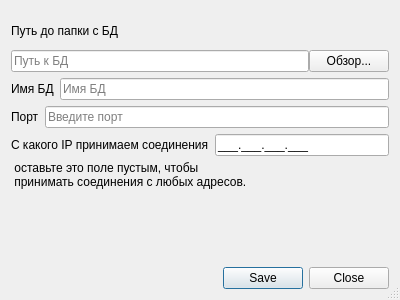
<?xml version="1.0" encoding="UTF-8"?>
<ui version="4.0">
 <class>Dialog</class>
 <widget class="QDialog" name="Dialog">
  <property name="geometry">
   <rect>
    <x>0</x>
    <y>0</y>
    <width>400</width>
    <height>300</height>
   </rect>
  </property>
  <property name="sizePolicy">
   <sizepolicy hsizetype="Fixed" vsizetype="Fixed">
    <horstretch>0</horstretch>
    <verstretch>0</verstretch>
   </sizepolicy>
  </property>
  <property name="windowTitle">
   <string>Настройки сервера</string>
  </property>
  <property name="windowIcon">
   <iconset theme="default">
    <normaloff>icons/settings.png</normaloff>icons/settings.png</iconset>
  </property>
  <property name="sizeGripEnabled">
   <bool>true</bool>
  </property>
  <property name="modal">
   <bool>true</bool>
  </property>
  <layout class="QGridLayout" name="gridLayout">
   <item row="0" column="0">
    <layout class="QVBoxLayout" name="verticalLayout">
     <property name="spacing">
      <number>0</number>
     </property>
     <item>
      <widget class="QLabel" name="lblPath">
       <property name="text">
        <string>Путь до папки с БД</string>
       </property>
      </widget>
     </item>
     <item>
      <layout class="QHBoxLayout" name="horizontalLayout">
       <item>
        <widget class="QLineEdit" name="ledPath">
         <property name="placeholderText">
          <string>Путь к БД</string>
         </property>
        </widget>
       </item>
       <item>
        <widget class="QPushButton" name="btnPath">
         <property name="text">
          <string>Обзор...</string>
         </property>
        </widget>
       </item>
      </layout>
     </item>
    </layout>
   </item>
   <item row="1" column="0">
    <layout class="QHBoxLayout" name="horizontalLayout_2">
     <item>
      <widget class="QLabel" name="lblNameDB">
       <property name="text">
        <string>Имя БД</string>
       </property>
      </widget>
     </item>
     <item>
      <widget class="QLineEdit" name="ledNameDB">
       <property name="placeholderText">
        <string>Имя БД</string>
       </property>
      </widget>
     </item>
    </layout>
   </item>
   <item row="2" column="0">
    <layout class="QHBoxLayout" name="horizontalLayout_4">
     <item>
      <widget class="QLabel" name="lblPort">
       <property name="text">
        <string>Порт</string>
       </property>
      </widget>
     </item>
     <item>
      <widget class="QLineEdit" name="ledPort">
       <property name="placeholderText">
        <string>Введите порт</string>
       </property>
      </widget>
     </item>
    </layout>
   </item>
   <item row="3" column="0">
    <layout class="QVBoxLayout" name="verticalLayout_2">
     <property name="spacing">
      <number>0</number>
     </property>
     <item>
      <layout class="QHBoxLayout" name="horizontalLayout_3">
       <property name="spacing">
        <number>6</number>
       </property>
       <item>
        <widget class="QLabel" name="lblIp">
         <property name="text">
          <string>С какого IP принимаем соединения</string>
         </property>
        </widget>
       </item>
       <item>
        <widget class="QLineEdit" name="ledIp">
         <property name="inputMask">
          <string notr="true">000.000.000.000;_</string>
         </property>
        </widget>
       </item>
      </layout>
     </item>
     <item>
      <widget class="QLabel" name="lblInfo">
       <property name="text">
        <string> оставьте это поле пустым, чтобы
 принимать соединения с любых адресов.</string>
       </property>
      </widget>
     </item>
    </layout>
   </item>
   <item row="4" column="0">
    <widget class="QWidget" name="bottomSpacer" native="true"/>
   </item>
   <item row="5" column="0">
    <widget class="QDialogButtonBox" name="btnBox">
     <property name="orientation">
      <enum>Qt::Horizontal</enum>
     </property>
     <property name="standardButtons">
      <set>QDialogButtonBox::Close|QDialogButtonBox::Save</set>
     </property>
     <property name="centerButtons">
      <bool>false</bool>
     </property>
    </widget>
   </item>
  </layout>
 </widget>
 <tabstops>
  <tabstop>ledPath</tabstop>
  <tabstop>btnPath</tabstop>
  <tabstop>ledNameDB</tabstop>
  <tabstop>ledIp</tabstop>
 </tabstops>
 <resources/>
 <connections>
  <connection>
   <sender>btnBox</sender>
   <signal>accepted()</signal>
   <receiver>Dialog</receiver>
   <slot>accept()</slot>
   <hints>
    <hint type="sourcelabel">
     <x>248</x>
     <y>254</y>
    </hint>
    <hint type="destinationlabel">
     <x>157</x>
     <y>274</y>
    </hint>
   </hints>
  </connection>
  <connection>
   <sender>btnBox</sender>
   <signal>rejected()</signal>
   <receiver>Dialog</receiver>
   <slot>reject()</slot>
   <hints>
    <hint type="sourcelabel">
     <x>316</x>
     <y>260</y>
    </hint>
    <hint type="destinationlabel">
     <x>286</x>
     <y>274</y>
    </hint>
   </hints>
  </connection>
 </connections>
</ui>
